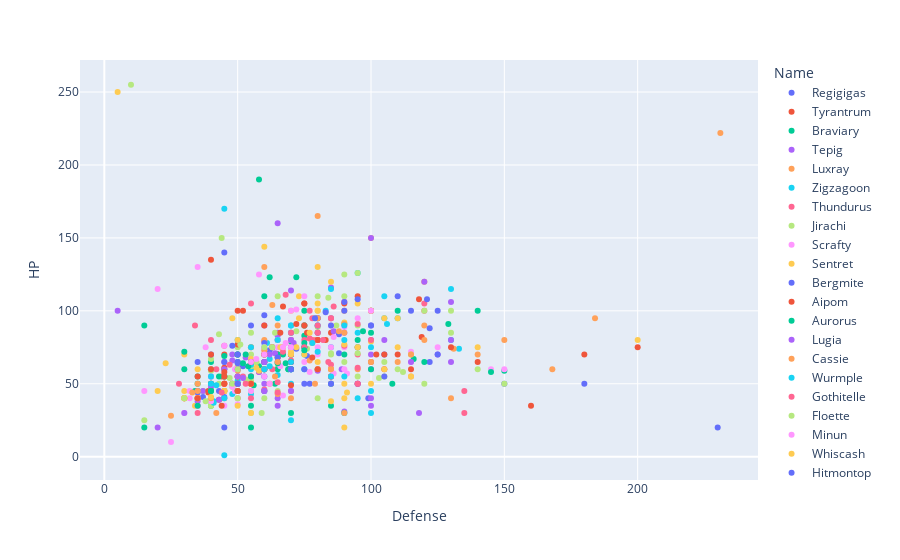

This figure's notebook cell:
### Markdown cell above
### Checking for Outlier

### Code cell
px.scatter(data_frame = data, x = 'Defense',y = 'HP', color = 'Name')
